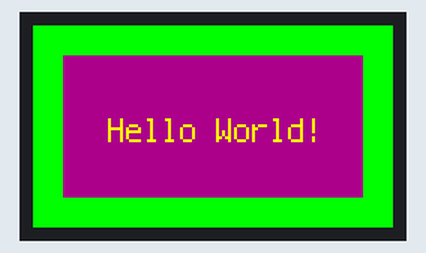
Recording of a program running on a simulated CircuitPython board. Shown: 240×135 colour display. What the program prints to the serial console is not drawn. At 4.0 s the program ends and the board releases its pins; the recording ends there.

Above: at 0.1 s.

The program:

tft_works.py
```python
import time
import board
import busio
import terminalio
import displayio
from adafruit_display_text import label
from adafruit_st7789 import ST7789

# Release any resources currently in use for the displays
displayio.release_displays()

tft_dc   = board.RX
tft_cs   = board.D5
spi_clk  = board.D18
spi_mosi = board.D19
tft_rst  = board.D23
backlight = board.D2 # should be D4
spi = busio.SPI(spi_clk, spi_mosi)

display_bus = displayio.FourWire(spi, command=tft_dc, chip_select=tft_cs, reset=tft_rst)

display = ST7789(
    display_bus,
    rotation=270,
    width=240,
    height=135,
    colstart=52,
    rowstart=40,
)

# Make the display context
splash = displayio.Group()
display.show(splash)

color_bitmap = displayio.Bitmap(240, 135, 1)
color_palette = displayio.Palette(1)
color_palette[0] = 0x00FF00  # Bright Green

bg_sprite = displayio.TileGrid(color_bitmap, pixel_shader=color_palette, x=0, y=0)
splash.append(bg_sprite)

# Draw a smaller inner rectangle
inner_bitmap = displayio.Bitmap(200, 95, 1)
inner_palette = displayio.Palette(1)
inner_palette[0] = 0xAA0088  # Purple
inner_sprite = displayio.TileGrid(inner_bitmap, pixel_shader=inner_palette, x=20, y=20)
splash.append(inner_sprite)

# Draw a label
text_group = displayio.Group(scale=2, x=50, y=70)
text = "Hello World!"
text_area = label.Label(terminalio.FONT, text=text, color=0xFFFF00)
text_group.append(text_area)  # Subgroup for text scaling
splash.append(text_group)

print("Setup done.")

time.sleep(4)
# while True:
#     pass
```
